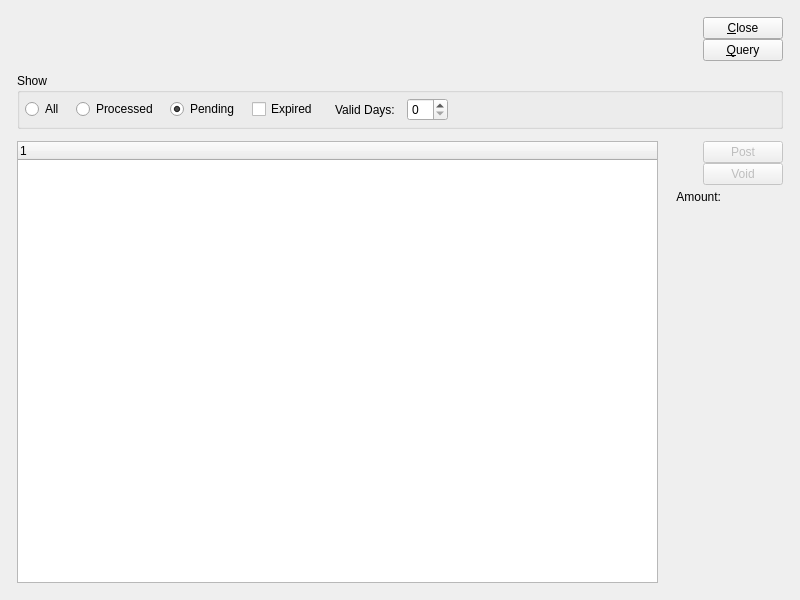
<?xml version="1.0" encoding="UTF-8"?>
<ui version="4.0">
 <comment>This file is part of the xTuple ERP: PostBooks Edition, a free and
open source Enterprise Resource Planning software suite,
Copyright (c) 1999-2018 by OpenMFG LLC, d/b/a xTuple.
It is licensed to you under the Common Public Attribution License
version 1.0, the full text of which (including xTuple-specific Exhibits)
is available at www.xtuple.com/CPAL.  By using this software, you agree
to be bound by its terms.</comment>
 <class>dspCreditCardTransactions</class>
 <widget class="QWidget" name="dspCreditCardTransactions">
  <property name="geometry">
   <rect>
    <x>0</x>
    <y>0</y>
    <width>800</width>
    <height>600</height>
   </rect>
  </property>
  <property name="windowTitle">
   <string>Credit Card Transactions</string>
  </property>
  <layout class="QGridLayout" name="gridLayout_7">
   <item row="0" column="0">
    <layout class="QGridLayout" name="gridLayout_6">
     <property name="margin">
      <number>12</number>
     </property>
     <property name="spacing">
      <number>12</number>
     </property>
     <item row="0" column="0">
      <layout class="QGridLayout" name="gridLayout_2">
       <item row="0" column="0">
        <layout class="QVBoxLayout" name="verticalLayout">
         <item>
          <layout class="QHBoxLayout" name="horizontalLayout_2">
           <item>
            <widget class="CustomerSelector" name="_customerSelector"/>
           </item>
           <item>
            <spacer name="horizontalSpacer">
             <property name="orientation">
              <enum>Qt::Horizontal</enum>
             </property>
             <property name="sizeHint" stdset="0">
              <size>
               <width>40</width>
               <height>20</height>
              </size>
             </property>
            </spacer>
           </item>
          </layout>
         </item>
         <item>
          <spacer name="verticalSpacer">
           <property name="orientation">
            <enum>Qt::Vertical</enum>
           </property>
           <property name="sizeHint" stdset="0">
            <size>
             <width>20</width>
             <height>0</height>
            </size>
           </property>
          </spacer>
         </item>
        </layout>
       </item>
       <item row="0" column="1">
        <layout class="QVBoxLayout">
         <property name="spacing">
          <number>0</number>
         </property>
         <item>
          <widget class="QPushButton" name="_close">
           <property name="text">
            <string>&amp;Close</string>
           </property>
          </widget>
         </item>
         <item>
          <widget class="QPushButton" name="_query">
           <property name="text">
            <string>&amp;Query</string>
           </property>
          </widget>
         </item>
         <item>
          <spacer>
           <property name="orientation">
            <enum>Qt::Vertical</enum>
           </property>
           <property name="sizeType">
            <enum>QSizePolicy::Expanding</enum>
           </property>
           <property name="sizeHint" stdset="0">
            <size>
             <width>20</width>
             <height>0</height>
            </size>
           </property>
          </spacer>
         </item>
        </layout>
       </item>
      </layout>
     </item>
     <item row="1" column="0">
      <widget class="QGroupBox" name="_showGroup">
       <property name="title">
        <string>Show</string>
       </property>
       <layout class="QGridLayout" name="gridLayout">
        <item row="0" column="0">
         <layout class="QHBoxLayout" name="horizontalLayout">
          <property name="spacing">
           <number>12</number>
          </property>
          <item>
           <widget class="QRadioButton" name="_alltrans">
            <property name="text">
             <string>All</string>
            </property>
           </widget>
          </item>
          <item>
           <widget class="QRadioButton" name="_processed">
            <property name="text">
             <string>Processed</string>
            </property>
           </widget>
          </item>
          <item>
           <widget class="QRadioButton" name="_pending">
            <property name="text">
             <string>Pending</string>
            </property>
            <property name="checked">
             <bool>true</bool>
            </property>
           </widget>
          </item>
          <item>
           <widget class="XCheckBox" name="_expired">
            <property name="text">
             <string>Expired</string>
            </property>
            <property name="forgetful">
             <bool>true</bool>
            </property>
           </widget>
          </item>
          <item>
           <spacer name="horizontalSpacer_3">
            <property name="orientation">
             <enum>Qt::Horizontal</enum>
            </property>
            <property name="sizeType">
             <enum>QSizePolicy::Fixed</enum>
            </property>
            <property name="sizeHint" stdset="0">
             <size>
              <width>5</width>
              <height>20</height>
             </size>
            </property>
           </spacer>
          </item>
          <item>
           <widget class="QLabel" name="_validDaysLit">
            <property name="text">
             <string>Valid Days:</string>
            </property>
           </widget>
          </item>
          <item>
           <widget class="QSpinBox" name="_validDays">
            <property name="maximum">
             <number>30</number>
            </property>
           </widget>
          </item>
          <item>
           <spacer>
            <property name="orientation">
             <enum>Qt::Horizontal</enum>
            </property>
            <property name="sizeType">
             <enum>QSizePolicy::Expanding</enum>
            </property>
            <property name="sizeHint" stdset="0">
             <size>
              <width>40</width>
              <height>20</height>
             </size>
            </property>
           </spacer>
          </item>
         </layout>
        </item>
       </layout>
      </widget>
     </item>
     <item row="2" column="0">
      <widget class="QFrame" name="_frame">
       <property name="sizePolicy">
        <sizepolicy hsizetype="Preferred" vsizetype="Expanding">
         <horstretch>0</horstretch>
         <verstretch>1</verstretch>
        </sizepolicy>
       </property>
       <property name="frameShape">
        <enum>QFrame::NoFrame</enum>
       </property>
       <property name="frameShadow">
        <enum>QFrame::Raised</enum>
       </property>
       <layout class="QGridLayout" name="gridLayout_5">
        <property name="margin">
         <number>0</number>
        </property>
        <item row="0" column="0">
         <widget class="XTreeWidget" name="_preauth">
          <property name="sizePolicy">
           <sizepolicy hsizetype="Expanding" vsizetype="Expanding">
            <horstretch>1</horstretch>
            <verstretch>0</verstretch>
           </sizepolicy>
          </property>
         </widget>
        </item>
        <item row="0" column="1">
         <layout class="QGridLayout" name="gridLayout_4">
          <item row="0" column="0">
           <layout class="QGridLayout" name="gridLayout_3">
            <item row="0" column="0" colspan="2">
             <layout class="QHBoxLayout" name="horizontalLayout_3">
              <item>
               <spacer name="horizontalSpacer_2">
                <property name="orientation">
                 <enum>Qt::Horizontal</enum>
                </property>
                <property name="sizeHint" stdset="0">
                 <size>
                  <width>40</width>
                  <height>20</height>
                 </size>
                </property>
               </spacer>
              </item>
              <item>
               <layout class="QVBoxLayout">
                <property name="spacing">
                 <number>0</number>
                </property>
                <item>
                 <widget class="QPushButton" name="_postPreauth">
                  <property name="enabled">
                   <bool>false</bool>
                  </property>
                  <property name="text">
                   <string>Post</string>
                  </property>
                 </widget>
                </item>
                <item>
                 <widget class="QPushButton" name="_voidPreauth">
                  <property name="enabled">
                   <bool>false</bool>
                  </property>
                  <property name="text">
                   <string>Void</string>
                  </property>
                 </widget>
                </item>
               </layout>
              </item>
             </layout>
            </item>
            <item row="1" column="0">
             <widget class="QLabel" name="_CCAmountLit">
              <property name="text">
               <string>Amount:</string>
              </property>
              <property name="alignment">
               <set>Qt::AlignRight|Qt::AlignTrailing|Qt::AlignVCenter</set>
              </property>
             </widget>
            </item>
            <item row="1" column="1">
             <widget class="CurrCluster" name="_CCAmount">
              <property name="sizePolicy">
               <sizepolicy hsizetype="Minimum" vsizetype="Fixed">
                <horstretch>0</horstretch>
                <verstretch>0</verstretch>
               </sizepolicy>
              </property>
              <property name="localControl">
               <bool>false</bool>
              </property>
              <property name="enabled">
               <bool>true</bool>
              </property>
             </widget>
            </item>
           </layout>
          </item>
          <item row="1" column="0">
           <spacer name="verticalSpacer_2">
            <property name="orientation">
             <enum>Qt::Vertical</enum>
            </property>
            <property name="sizeHint" stdset="0">
             <size>
              <width>20</width>
              <height>40</height>
             </size>
            </property>
           </spacer>
          </item>
         </layout>
        </item>
       </layout>
      </widget>
     </item>
    </layout>
   </item>
  </layout>
 </widget>
 <layoutdefault spacing="5" margin="5"/>
 <customwidgets>
  <customwidget>
   <class>CurrCluster</class>
   <extends>CurrDisplay</extends>
   <header>currcluster.h</header>
   <container>1</container>
  </customwidget>
  <customwidget>
   <class>CurrDisplay</class>
   <extends>QWidget</extends>
   <header>currcluster.h</header>
  </customwidget>
  <customwidget>
   <class>CustomerSelector</class>
   <extends>QWidget</extends>
   <header>customerselector.h</header>
  </customwidget>
  <customwidget>
   <class>XCheckBox</class>
   <extends>QCheckBox</extends>
   <header>xcheckbox.h</header>
  </customwidget>
  <customwidget>
   <class>XTreeWidget</class>
   <extends>QTreeWidget</extends>
   <header>xtreewidget.h</header>
   <container>1</container>
  </customwidget>
 </customwidgets>
 <tabstops>
  <tabstop>_preauth</tabstop>
  <tabstop>_postPreauth</tabstop>
  <tabstop>_voidPreauth</tabstop>
  <tabstop>_CCAmount</tabstop>
  <tabstop>_close</tabstop>
 </tabstops>
 <resources/>
 <connections>
  <connection>
   <sender>_close</sender>
   <signal>clicked()</signal>
   <receiver>dspCreditCardTransactions</receiver>
   <slot>close()</slot>
   <hints>
    <hint type="sourcelabel">
     <x>717</x>
     <y>46</y>
    </hint>
    <hint type="destinationlabel">
     <x>20</x>
     <y>20</y>
    </hint>
   </hints>
  </connection>
  <connection>
   <sender>_processed</sender>
   <signal>toggled(bool)</signal>
   <receiver>_expired</receiver>
   <slot>setDisabled(bool)</slot>
   <hints>
    <hint type="sourcelabel">
     <x>116</x>
     <y>117</y>
    </hint>
    <hint type="destinationlabel">
     <x>220</x>
     <y>214</y>
    </hint>
   </hints>
  </connection>
  <connection>
   <sender>_processed</sender>
   <signal>toggled(bool)</signal>
   <receiver>_validDays</receiver>
   <slot>setDisabled(bool)</slot>
   <hints>
    <hint type="sourcelabel">
     <x>116</x>
     <y>117</y>
    </hint>
    <hint type="destinationlabel">
     <x>578</x>
     <y>214</y>
    </hint>
   </hints>
  </connection>
 </connections>
</ui>
